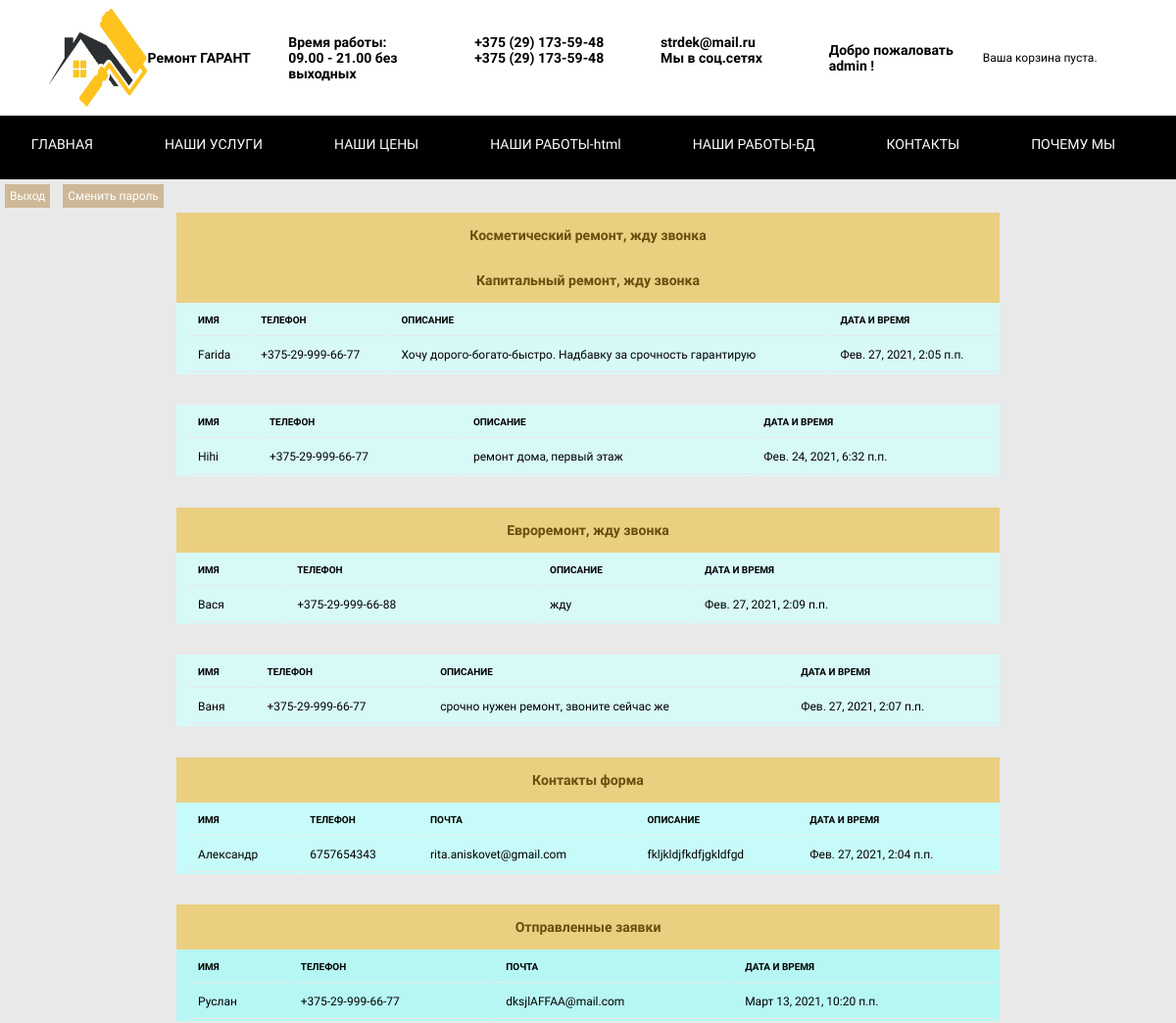
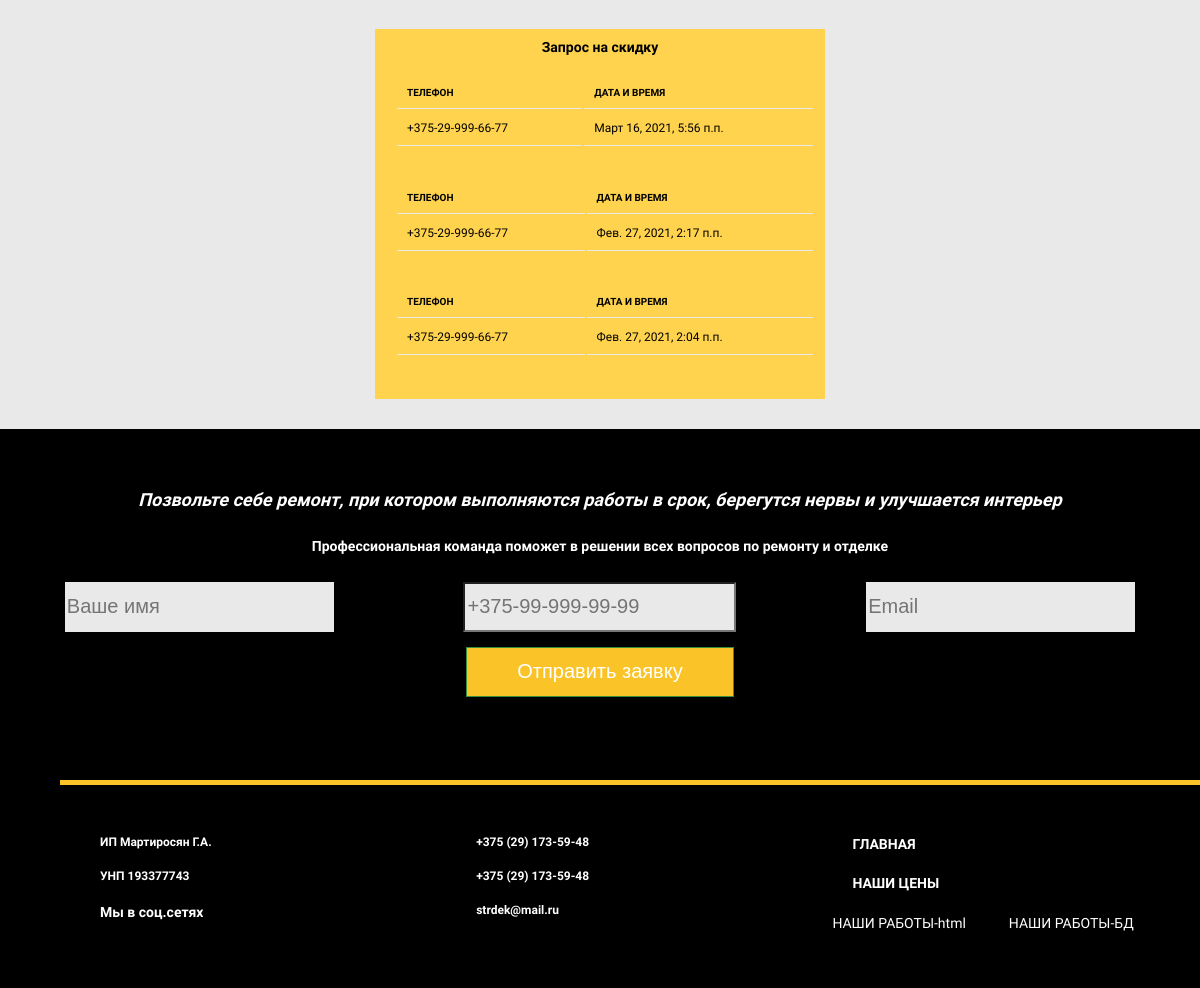
The page /accounts/profile/ (signed in) on the database its author committed (2 pictures, top to bottom).
### rem/models.py (models this page shows, shortened)
class ExtendUser(AbstractUser):
    is_activated = models.BooleanField(default=True, db_index=True, verbose_name='Прошел активацию?')
    class Meta(AbstractUser.Meta):
        pass

class KapRemModel(models.Model):
    name = models.CharField(max_length=20, db_index=True, verbose_name='Ваше имя')
    phone = models.CharField(max_length=15, verbose_name='Ваш номер телефона')
    description = models.TextField(max_length=1500, null=True, blank=True, db_index=True, verbose_name='Ремонт')
    published = models.DateTimeField(auto_now_add=True, db_index=True, verbose_name='Когда и во сколько')
    class Meta:
        verbose_name = 'Расчет стоимости капитального ремонта'
        verbose_name_plural = 'Расчеты стоимости капитального ремонта'
        ordering = ['-published']

class EuroRemModel(models.Model):
    name = models.CharField(max_length=20, db_index=True, verbose_name='Ваше имя')
    phone = models.CharField(max_length=15, verbose_name='Ваш номер телефона')
    description = models.TextField(max_length=1500, null=True, blank=True, db_index=True, verbose_name='Ремонт')
    published = models.DateTimeField(auto_now_add=True, db_index=True, verbose_name='Когда и во сколько')
    class Meta:
        verbose_name = 'Расчет стоимости евроремонта'
        verbose_name_plural = 'Расчеты стоимости евроремонта'
        ordering = ['-published']

class contactsModel(models.Model):
    name = models.CharField(max_length=150, db_index=True, verbose_name='Введите Ваше имя')
    phone = models.CharField(max_length=30, db_index=True, unique=True, verbose_name='Введите Ваш номер телефона')
    email = models.CharField(max_length=30, db_index=True, unique=True, verbose_name='Введите Ваш Email')
    description = models.TextField(max_length=1500, null=True, blank=True, verbose_name='Опишите объект:')
    published = models.DateTimeField(auto_now_add=True, db_index=True, verbose_name='Когда и во сколько')
    class Meta:
        verbose_name = 'Заказчик'
        verbose_name_plural = 'Заказчики'
        ordering = ['-published']

class FooterModel(models.Model):
    name = models.CharField(max_length=20, db_index=True, verbose_name='Ваше имя')
    phone = models.CharField(max_length=15, verbose_name='Ваш телефон')
    email = models.CharField(max_length=30, db_index=True, verbose_name='Введите Ваш Email')
    published = models.DateTimeField(auto_now_add=True, db_index=True, verbose_name='Когда и во сколько')
    class Meta:
        verbose_name = 'Заявка'
        verbose_name_plural = 'Заявки'
        ordering = ['-published']

class DiscountModel(models.Model):
    phone = models.CharField(max_length=15, verbose_name='Ваш телефон')
    published = models.DateTimeField(auto_now_add=True, db_index=True, verbose_name='Когда и во сколько')
    class Meta:
        verbose_name = 'Запрос на скидку'
        verbose_name_plural = 'Запросы на скидку'
        ordering = ['-published']

### rem/views.py (the view)
# urls.py: path('accounts/profile/', profile_user, name='profile'),
@login_required
def profile_user(request):
    data = request.POST
    dataFooter = FooterModel.objects.all()
    dataDBUser = contactsModel.objects.all()
    dataDiscount = DiscountModel.objects.all()
    dataOrder = OrderCalculationModel.objects.all()
    dataKapRem = KapRemModel.objects.all()
    dataEuroRem = EuroRemModel.objects.all()
    return render(request, 'user/profile.html', {'dataDBUser': dataDBUser, 'dataFooter': dataFooter, 'dataDiscount': dataDiscount,
                                                 'dataOrder': dataOrder, 'dataKapRem': dataKapRem, 'dataEuroRem': dataEuroRem})

### rem/templates/user/profile.html (shortened to what this page needs)
{% extends 'pages/base.html' %}
{% load static%}
{%block content%}
<a href="{% url 'rem:logout' %}" class="log_reg_inner">Выход</a>
<a href="{% url 'rem:change_password' %}" class="log_reg_inner">Сменить пароль</a>
<div class="wrapper_pr">
    <h3 class="prof_h">Косметический ремонт, жду звонка</h3>
</div>
<div class="wrapper_pr">
    <h3 class="prof_h">Капитальный ремонт, жду звонка</h3>
    {% for data in dataKapRem %}
    <div class="cost_pr">
         <table class="table_profile">
             <tr>
                 <th class="">
                     <h5>Имя</h5>
                 </th>
                 <th class="">
                     <h5>Телефон</h5>
                 </th>
                 <th class="">
                     <h5>Описание</h5>
                 </th>
                 <th class="">
                         <h5>Дата и время</h5>
                 </th>
             </tr>
             <tr>
                 <td class="td">{{ data.name}}</td>
                 <td class="td">{{ data.phone}}</td>
                 <td class="td">{{ data.description}}</td>
                 <td class="td">{{ data.published}}</td>
             </tr>
         </table>
    </div>
{% endfor %}
</div>
<div class="wrapper_pr">
    <h3 class="prof_h">Евроремонт, жду звонка</h3>
    {% for data in dataEuroRem %}
    <div class="cost_pr">
         <table class="table_profile">
             <tr>
                 <th class="">
                     <h5>Имя</h5>
                 </th>
                 <th class="">
                     <h5>Телефон</h5>
                 </th>
                 <th class="">
                     <h5>Описание</h5>
                 </th>
                 <th class="">
                         <h5>Дата и время</h5>
                 </th>
             </tr>
             <tr>
                 <td class="td">{{ data.name}}</td>
                 <td class="td">{{ data.phone}}</td>
                 <td class="td">{{ data.description}}</td>
                 <td class="td">{{ data.published}}</td>
             </tr>
         </table>
    </div>
{% endfor %}
</div>
<div class="wrapper_pr">
    <h3 class="prof_h">Контакты форма</h3>
    <div class="contacts_pr">
    {% for data in dataDBUser %}
         <table class="table_profile">
             <tr>
                 <th class="">
                     <h5>Имя</h5>
                 </th>
                 <th class="">
                     <h5>Телефон</h5>
                 </th>
                 <th class="">
                     <h5>Почта</h5>
                 </th>
                 <th class="">
                     <h5>Описание</h5>
                 </th>
                 <th class="">
                         <h5>Дата и время</h5>
                 </th>
             </tr>
             <tr>
                 <td class="td">{{ data.name}}</td>
                 <td class="td">{{ data.phone}}</td>
                 <td class="td">{{ data.email}}</td>
                 <td class="td">{{ data.description}}</td>
                  <td class="td">{{ data.published}}</td>
             </tr>
         </table>
    {% endfor %}
    </div>
</div>
<div class="wrapper_pr">
    <h3 class="prof_h">Отправленные заявки</h3>
    <div class="foot_pr">
        <div class="wrap_foot">
        {% for data in dataFooter %}
             <table class="table_profile">
                 <tr>
                     <th class="">
                         <h5>Имя</h5>
                     </th>
                     <th class="">
                         <h5>Телефон</h5>
                     </th>
                     <th class="">
                         <h5>Почта</h5>
                     </th>
                     <th class="">
                         <h5>Дата и время</h5>
                     </th>
                 </tr>
                 <tr>
                     <td class="td">{{ data.name}}</td>
                     <td class="td">{{ data.phone}}</td>
                     <td class="td">{{ data.email}}</td>
                      <td class="td">{{ data.published}}</td>
                 </tr>
             </table>
        {% endfor %}
        </div>
    </div>
</div>
<div class="wrapper_discount">
    <div class="wrapper_pr">
        <h3 class="discount_pr">Запрос на скидку</h3>
        <div class="discount_pr">
            {% for tel in dataDiscount %}
             <table class="table_profile">
                 <tr>
                     <th class="">
                         <h5>Телефон</h5>
                     </th>
                     <th class="">
                         <h5>Дата и время</h5>
                     </th>
                 </tr>
                <tr>
                   <td class="td">{{ tel.phone}}</td>
                    <td class="td">{{ tel.published}}</td>
                </tr>
             </table>
            {% endfor %}
        </div>
    </div>
</div>
{% endblock %}

### rem/templates/pages/base.html (shortened to what this page needs)
{% load static %}
<!DOCTYPE html>
<html lang="ru">
<head>
    <link rel="stylesheet" href="{% static 'css/reset.css' %}">
    <link rel="stylesheet" href="{% static 'css/base.css' %}">
</head>
<body>
    <header class="header_first ">
        <div class="wrapper">
            <div class="header_wrapper">
                <img src="{% static 'img/logo1.png' %}" alt="" class="logo-img">
                                <h3 >Pемонт ГАРАНТ</h3>
                <ul class="ul_logo">
                    <li class="header__item"> <h3>Время работы: </h3><h3>09.00 - 21.00 без выходных</h3> </li>
                    <li class="header__item"> <h3>+375 (29) 173-59-48</h3><h3> +375 (29) 173-59-48</h3></li>
                    <li class="header__item"> <h3>strdek@mail.ru</h3><a href="#/" class="header__link_s"><h3>Мы в соц.сетях</h3></a></li>
                </ul>
                <ul ><h3>Добро пожаловать</h3>  {% if user.is_authenticated %} <h3>{{ request.user}} !</h3>
                {% endif %}
                </ul>
                <ul>
                    <div class="cart ul_logo">
                        {% with total_items=cart|length %}
                            {% if cart|length > 0 %}
                                Ваша корзина:
                                <a href="{% url 'cart:cart_detail' %}">
                                    {{ total_items }} заказ (а),
                                    ${{ cart.get_total_price }}
                                </a>
                            {% else %}
                                Ваша корзина пуста.
                            {% endif %}
                        {% endwith %}
                    </div>
                </ul>
            </div>
        </div>
        <div class="header">
            <div class="wrapper">
                <div class="header_wrapper_nav">
                    <nav>
                        <ul class="header__list">
                            <li class="li-header"><a href="{% url 'rem:rem' %}" class="header__link"> ГЛАВНАЯ</a></li>
                            <li class="li-header"><a href="{% url 'rem:services' %}" class="header__link"> НАШИ УСЛУГИ </a></li>
                            <li class="li-header"><a href="{% url 'rem:price' %}" class="header__link">НАШИ ЦЕНЫ </a></li>
                            <li class="li-header"><a href="{% url 'rem:our_work_html' %}" class="header__link">НАШИ РАБОТЫ-html</a></li>
                            <li class="li-header"><a href="{% url 'rem:product_list' %}" class="header__link">НАШИ РАБОТЫ-БД</a></li>
                            <li class="li-header"><a href="{% url 'rem:contacts' %}" class="header__link"> КОНТАКТЫ </a></li>
                            <li class="li-header"><a href="{% url 'rem:reviews' %}" class="header__link">ПОЧЕМУ МЫ</a></li>
                        </ul>
                    </nav>
                </div>
            </div>
        </div>
    </header>
     {% block content %}{% endblock %}
<footer class="footer">
    <div class="wrapper">
        <div class="footer_form">
            <div class="footer_form_text">
                <h2>Позвольте себе ремонт, при котором выполняются работы в срок, берегутся нервы и улучшается интерьер</h2><br>
                <br>
                <h3> Профессиональная команда поможет в решении всех вопросов по ремонту и отделке </h3><br>
                <br>
            </div>
            <form action="{% url 'rem:footersend' %}" method="post" >
                <ul class="ul-form-footer">
                    <li class="li-form-footer"> <input type="text" name="name" placeholder="Ваше имя" class="footer_f" autocorrect=off autocapitalize="words"></li>
                     <li class="li-form-footer"><input type="tel" name="phone"  placeholder="+375-99-999-99-99" required class="footer_f"
                               pattern="[\+][375]{3}-[0-9]{2}-[0-9]{3}-[0-9]{2}-[0-9]{2}"  minlength="11" maxlength="18" ></li>
                    <li class="li-form-footer"><input type="email" name="email" placeholder="Email" class="footer_f" style="word-wrap:break-word"></li>
                    <li class="li-form-footer"><input type="submit" value="Отправить заявку" class="btn"></li>
                </ul>
            </form>
        </div>
        <div class="footer__wrapper">
            <div class="footer_line"></div>
            <div class="footer_nav">
                <ul class="footer__list">
                    <li class="footer_li" ><h4>ИП Мартиросян Г.А.</h4><h4>УНП 193377743</h4><a href="#/" class="header__link"><h4>Мы в соц.сетях</h4></a></li>
                    <li class="footer_li"><h4>+375 (29) 173-59-48</h4><h4>+375 (29) 173-59-48</h4><h4>strdek@mail.ru</h4> </li>
                    <li class="footer_li"><h4><a href="{% url 'rem:rem' %}" class="header__link"> ГЛАВНАЯ</a></h4></li>
                    <li class="footer_li"><h4><a href="{% url 'rem:price' %}" class="header__link">НАШИ ЦЕНЫ </a></h4></li>
                     <li class="li-header"><a href="{% url 'rem:our_work_html' %}" class="header__link">НАШИ РАБОТЫ-html</a></li>
                    <li class="li-header"><a href="{% url 'rem:product_list' %}" class="header__link">НАШИ РАБОТЫ-БД</a></li>
                </ul>
            </div>
        </div>
    </div>
</footer>
</body>
</html>

### rows shown on the page
ExtendUser: user "admin"
KapRemModel: name "Farida", phone "+375-29-999-66-77", description "Хочу дорого-богато-быстро. Надбавку за срочность гарантирую", published "Фев. 27, 2021, 2:05 п.п."
KapRemModel: name "Hihi", phone "+375-29-999-66-77", description "ремонт дома, первый этаж", published "Фев. 24, 2021, 6:32 п.п."
EuroRemModel: name "Вася", phone "+375-29-999-66-88", description "жду", published "Фев. 27, 2021, 2:09 п.п."
EuroRemModel: name "Ваня", phone "+375-29-999-66-77", description "срочно нужен ремонт, звоните сейчас же", published "Фев. 27, 2021, 2:07 п.п."
contactsModel: name "Александр", phone "6757654343", email "rita.aniskovet@gmail.com", description "fkljkldjfkdfjgkldfgd", published "Фев. 27, 2021, 2:04 п.п."
FooterModel: name "Руслан", phone "+375-29-999-66-77", email "dksjlAFFAA@mail.com", published "Март 13, 2021, 10:20 п.п."
DiscountModel: phone "+375-29-999-66-77", published "Март 16, 2021, 5:56 п.п."
DiscountModel: phone "+375-29-999-66-77", published "Фев. 27, 2021, 2:17 п.п."
DiscountModel: phone "+375-29-999-66-77", published "Фев. 27, 2021, 2:04 п.п."
